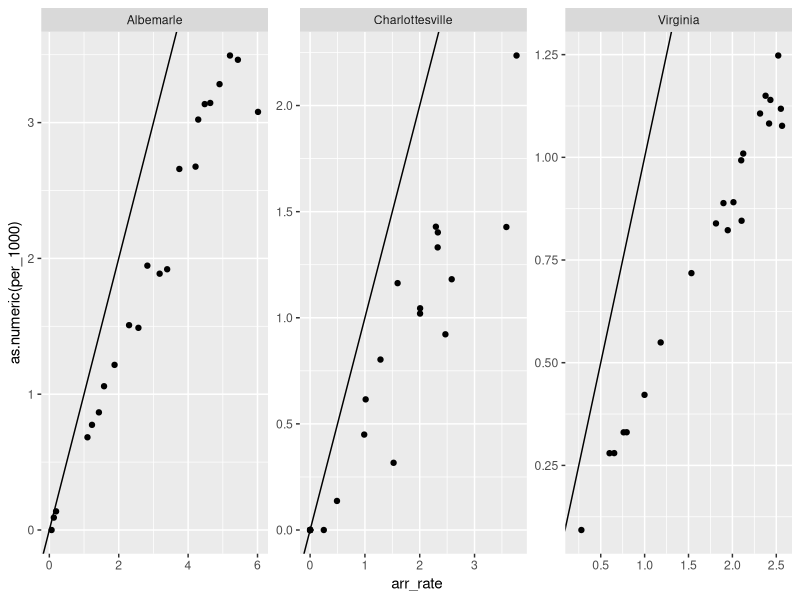
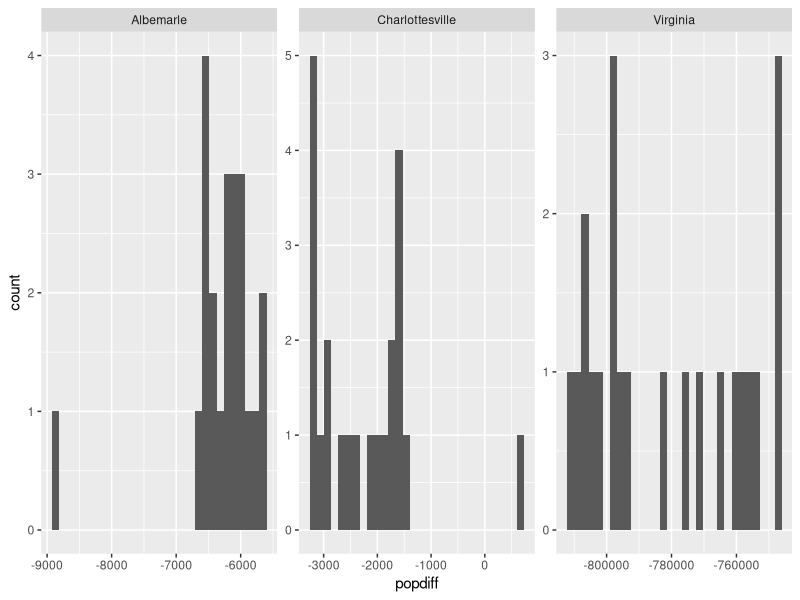
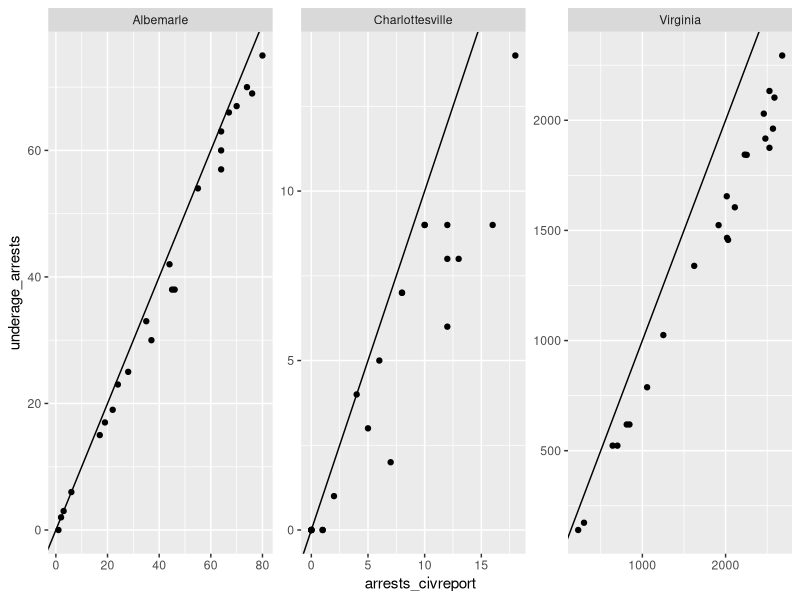
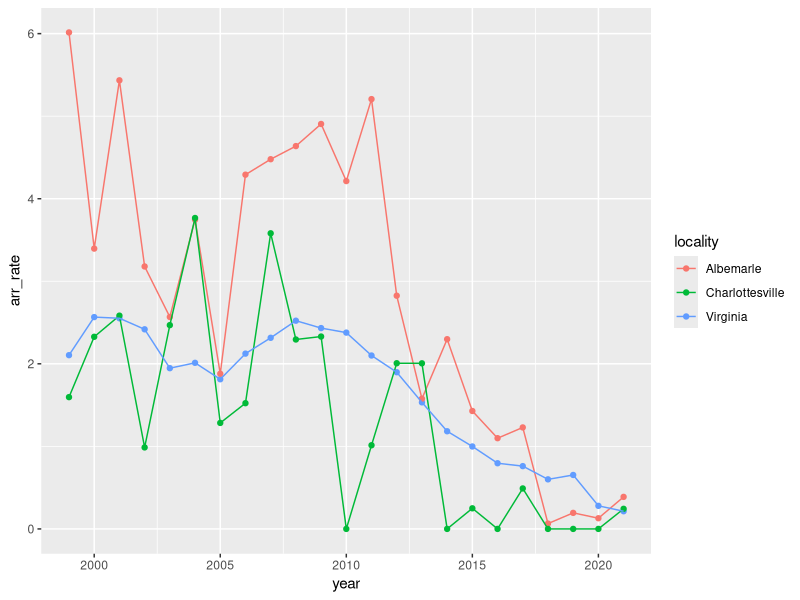

Source code (R) for these figures, in order:
library(tidyverse)

# read data
df_t6 <- read_csv("data/underage_alcohol.csv")
df_mc <- read_csv("data/arrests_alcoholrelated.csv")

# join data
df <- left_join(df_mc, df_t6)

# compare
ggplot(df, aes(x = arr_rate, y = as.numeric(per_1000))) +
  geom_point() +
  geom_abline(intercept = 0, slope = 1) +
  facet_wrap(~locality, scales = "free")
# mine are systematically larger

# is pop the same?
df %>% 
  mutate(popdiff = pop_1019 - population) %>% 
  ggplot(aes(x = popdiff)) +
  geom_histogram() +
  facet_wrap(~locality, scales = "free")
# mine are always less -- are they using total pop? Nope, pop 17 and under

# look at counts
ggplot(df, aes(x = arrests_civreport, y = underage_arrests)) +
  geom_point() +
  geom_abline(intercept = 0, slope = 1) +
  facet_wrap(~locality, scales = "free")
# mine are systematically larger


pop <- read_csv("data/pop_data_cdc.csv")

ggplot(df, aes(x = year, y = arr_rate, color = locality)) +
  geom_point() + geom_line()
